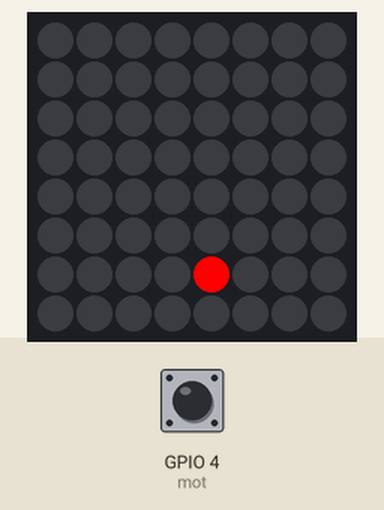
Recording of a program running on a simulated Raspberry Pi (BCM pin numbers) with a Sense HAT. On the bench: the Sense HAT's 8×8 RGB LED matrix. The test bench sets the inputs (shaded band); at power-on: GPIO 4 (mot) LOW.

Above: at 1.28 s.
1.3 s: GPIO 4 (mot) pulled HIGH for 0.15 s
At 1.38 s:
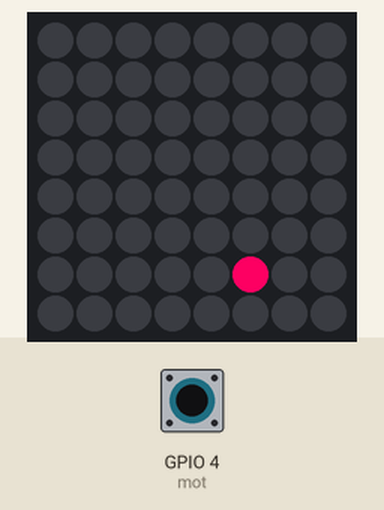
3.1 s: GPIO 4 (mot) pulled HIGH for 1 s
At 3.19 s:
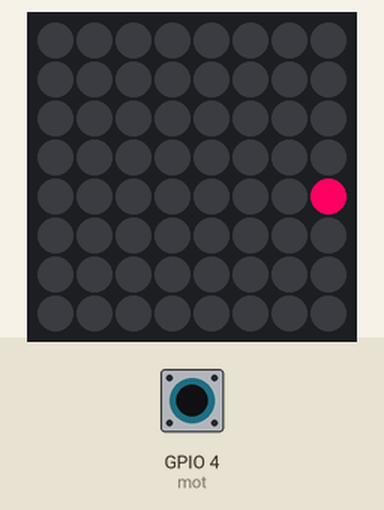
5.6 s: GPIO 4 (mot) pulled HIGH for 0.15 s
At 5.71 s:
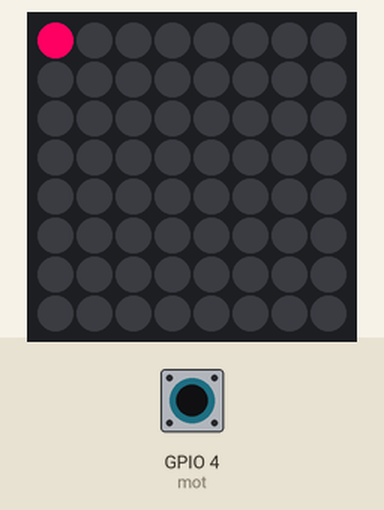
7.4 s: GPIO 4 (mot) pulled HIGH for 1 s
At 7.53 s:
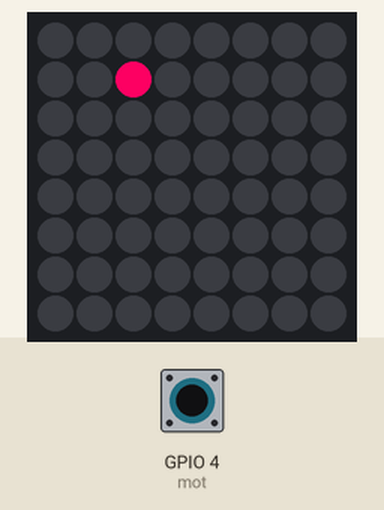

The program:

sense_led_status.py
```python
# crontab -e
# @reboot python /home/pi/projects/RaspberryPi-Peripherals/sense_led_status.py

from sense_hat import SenseHat
from gpiozero import MotionSensor
import time

sense = SenseHat()
mot = MotionSensor(4)

red = [255,0,0]
green = [0,255,0]
blue = [0,0,255]
mix = [255,0,100]
white = [255,255,255]
blank = [0.0,0]

def blink(x, y):
	sense.clear(0,0,0)
	if mot.motion_detected:
		sense.set_pixel(y, x, mix)
	else:
		sense.set_pixel(y, x, red)
	time.sleep(.1)

def scan():
	go_right = True
	go_down = True

	while True:
		for x in reversed(range(8)) if go_down else range(8):
			for y in reversed(range(8)) if go_right else range(8):
				blink(x, y)
			go_right = not go_right
		go_down = not go_down

scan()
```
